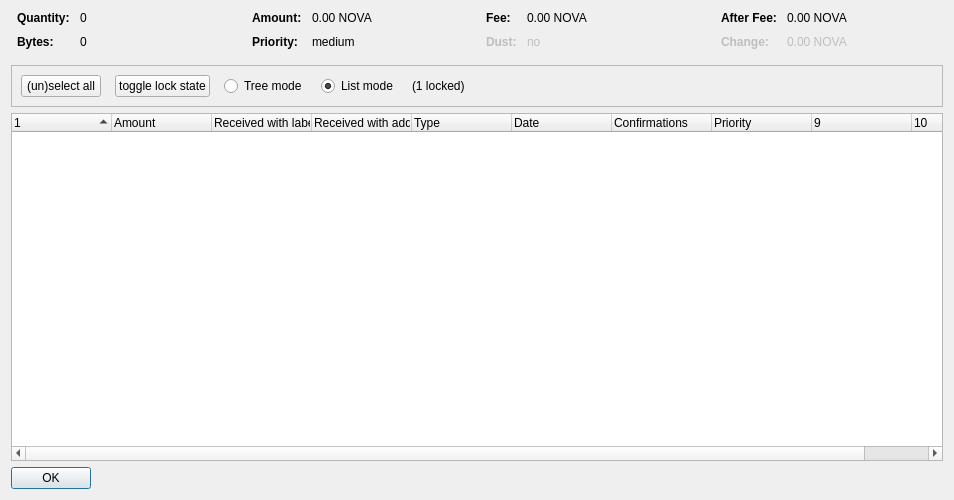
<?xml version="1.0" encoding="UTF-8"?>
<ui version="4.0">
 <class>CoinControlDialog</class>
 <widget class="QDialog" name="CoinControlDialog">
  <property name="geometry">
   <rect>
    <x>0</x>
    <y>0</y>
    <width>954</width>
    <height>500</height>
   </rect>
  </property>
  <property name="windowTitle">
   <string>Coin Selection</string>
  </property>
  <layout class="QVBoxLayout" name="verticalLayout">
   <item>
    <layout class="QHBoxLayout" name="horizontalLayoutTop" stretch="0,0,0,0">
     <property name="topMargin">
      <number>0</number>
     </property>
     <property name="bottomMargin">
      <number>10</number>
     </property>
     <item>
      <layout class="QFormLayout" name="formLayoutCoinControl1">
       <property name="horizontalSpacing">
        <number>10</number>
       </property>
       <property name="verticalSpacing">
        <number>10</number>
       </property>
       <property name="leftMargin">
        <number>6</number>
       </property>
       <property name="rightMargin">
        <number>6</number>
       </property>
       <item row="0" column="0">
        <widget class="QLabel" name="labelCoinControlQuantityText">
         <property name="font">
          <font>
           <weight>75</weight>
           <bold>true</bold>
          </font>
         </property>
         <property name="text">
          <string>Quantity:</string>
         </property>
        </widget>
       </item>
       <item row="0" column="1">
        <widget class="QLabel" name="labelCoinControlQuantity">
         <property name="cursor">
          <cursorShape>IBeamCursor</cursorShape>
         </property>
         <property name="contextMenuPolicy">
          <enum>Qt::ActionsContextMenu</enum>
         </property>
         <property name="text">
          <string notr="true">0</string>
         </property>
         <property name="textInteractionFlags">
          <set>Qt::LinksAccessibleByMouse|Qt::TextSelectableByKeyboard|Qt::TextSelectableByMouse</set>
         </property>
        </widget>
       </item>
       <item row="1" column="0">
        <widget class="QLabel" name="labelCoinControlBytesText">
         <property name="font">
          <font>
           <weight>75</weight>
           <bold>true</bold>
          </font>
         </property>
         <property name="text">
          <string>Bytes:</string>
         </property>
        </widget>
       </item>
       <item row="1" column="1">
        <widget class="QLabel" name="labelCoinControlBytes">
         <property name="cursor">
          <cursorShape>IBeamCursor</cursorShape>
         </property>
         <property name="contextMenuPolicy">
          <enum>Qt::ActionsContextMenu</enum>
         </property>
         <property name="text">
          <string notr="true">0</string>
         </property>
         <property name="textInteractionFlags">
          <set>Qt::LinksAccessibleByMouse|Qt::TextSelectableByKeyboard|Qt::TextSelectableByMouse</set>
         </property>
        </widget>
       </item>
      </layout>
     </item>
     <item>
      <layout class="QFormLayout" name="formLayoutCoinControl2">
       <property name="horizontalSpacing">
        <number>10</number>
       </property>
       <property name="verticalSpacing">
        <number>10</number>
       </property>
       <property name="leftMargin">
        <number>6</number>
       </property>
       <property name="rightMargin">
        <number>6</number>
       </property>
       <item row="0" column="0">
        <widget class="QLabel" name="labelCoinControlAmountText">
         <property name="font">
          <font>
           <weight>75</weight>
           <bold>true</bold>
          </font>
         </property>
         <property name="text">
          <string>Amount:</string>
         </property>
        </widget>
       </item>
       <item row="0" column="1">
        <widget class="QLabel" name="labelCoinControlAmount">
         <property name="cursor">
          <cursorShape>IBeamCursor</cursorShape>
         </property>
         <property name="contextMenuPolicy">
          <enum>Qt::ActionsContextMenu</enum>
         </property>
         <property name="text">
          <string notr="true">0.00 NOVA</string>
         </property>
         <property name="textInteractionFlags">
          <set>Qt::LinksAccessibleByMouse|Qt::TextSelectableByKeyboard|Qt::TextSelectableByMouse</set>
         </property>
        </widget>
       </item>
       <item row="1" column="0">
        <widget class="QLabel" name="labelCoinControlPriorityText">
         <property name="font">
          <font>
           <weight>75</weight>
           <bold>true</bold>
          </font>
         </property>
         <property name="text">
          <string>Priority:</string>
         </property>
        </widget>
       </item>
       <item row="1" column="1">
        <widget class="QLabel" name="labelCoinControlPriority">
         <property name="cursor">
          <cursorShape>IBeamCursor</cursorShape>
         </property>
         <property name="contextMenuPolicy">
          <enum>Qt::ActionsContextMenu</enum>
         </property>
         <property name="text">
          <string>medium</string>
         </property>
         <property name="textInteractionFlags">
          <set>Qt::LinksAccessibleByMouse|Qt::TextSelectableByKeyboard|Qt::TextSelectableByMouse</set>
         </property>
        </widget>
       </item>
      </layout>
     </item>
     <item>
      <layout class="QFormLayout" name="formLayoutCoinControl3">
       <property name="horizontalSpacing">
        <number>10</number>
       </property>
       <property name="verticalSpacing">
        <number>10</number>
       </property>
       <property name="leftMargin">
        <number>6</number>
       </property>
       <property name="rightMargin">
        <number>6</number>
       </property>
       <item row="0" column="0">
        <widget class="QLabel" name="labelCoinControlFeeText">
         <property name="font">
          <font>
           <weight>75</weight>
           <bold>true</bold>
          </font>
         </property>
         <property name="text">
          <string>Fee:</string>
         </property>
        </widget>
       </item>
       <item row="0" column="1">
        <widget class="QLabel" name="labelCoinControlFee">
         <property name="cursor">
          <cursorShape>IBeamCursor</cursorShape>
         </property>
         <property name="contextMenuPolicy">
          <enum>Qt::ActionsContextMenu</enum>
         </property>
         <property name="text">
          <string notr="true">0.00 NOVA</string>
         </property>
         <property name="textInteractionFlags">
          <set>Qt::LinksAccessibleByMouse|Qt::TextSelectableByKeyboard|Qt::TextSelectableByMouse</set>
         </property>
        </widget>
       </item>
       <item row="1" column="0">
        <widget class="QLabel" name="labelCoinControlLowOutputText">
         <property name="enabled">
          <bool>false</bool>
         </property>
         <property name="font">
          <font>
           <weight>75</weight>
           <bold>true</bold>
          </font>
         </property>
         <property name="text">
          <string>Dust:</string>
         </property>
        </widget>
       </item>
       <item row="1" column="1">
        <widget class="QLabel" name="labelCoinControlLowOutput">
         <property name="enabled">
          <bool>false</bool>
         </property>
         <property name="cursor">
          <cursorShape>IBeamCursor</cursorShape>
         </property>
         <property name="contextMenuPolicy">
          <enum>Qt::ActionsContextMenu</enum>
         </property>
         <property name="text">
          <string>no</string>
         </property>
         <property name="textInteractionFlags">
          <set>Qt::LinksAccessibleByMouse|Qt::TextSelectableByKeyboard|Qt::TextSelectableByMouse</set>
         </property>
        </widget>
       </item>
      </layout>
     </item>
     <item>
      <layout class="QFormLayout" name="formLayoutCoinControl4">
       <property name="horizontalSpacing">
        <number>10</number>
       </property>
       <property name="verticalSpacing">
        <number>10</number>
       </property>
       <property name="leftMargin">
        <number>6</number>
       </property>
       <property name="rightMargin">
        <number>6</number>
       </property>
       <item row="0" column="0">
        <widget class="QLabel" name="labelCoinControlAfterFeeText">
         <property name="font">
          <font>
           <weight>75</weight>
           <bold>true</bold>
          </font>
         </property>
         <property name="text">
          <string>After Fee:</string>
         </property>
        </widget>
       </item>
       <item row="0" column="1">
        <widget class="QLabel" name="labelCoinControlAfterFee">
         <property name="cursor">
          <cursorShape>IBeamCursor</cursorShape>
         </property>
         <property name="contextMenuPolicy">
          <enum>Qt::ActionsContextMenu</enum>
         </property>
         <property name="text">
          <string notr="true">0.00 NOVA</string>
         </property>
         <property name="textInteractionFlags">
          <set>Qt::LinksAccessibleByMouse|Qt::TextSelectableByKeyboard|Qt::TextSelectableByMouse</set>
         </property>
        </widget>
       </item>
       <item row="1" column="0">
        <widget class="QLabel" name="labelCoinControlChangeText">
         <property name="enabled">
          <bool>false</bool>
         </property>
         <property name="font">
          <font>
           <weight>75</weight>
           <bold>true</bold>
          </font>
         </property>
         <property name="text">
          <string>Change:</string>
         </property>
        </widget>
       </item>
       <item row="1" column="1">
        <widget class="QLabel" name="labelCoinControlChange">
         <property name="enabled">
          <bool>false</bool>
         </property>
         <property name="cursor">
          <cursorShape>IBeamCursor</cursorShape>
         </property>
         <property name="contextMenuPolicy">
          <enum>Qt::ActionsContextMenu</enum>
         </property>
         <property name="text">
          <string notr="true">0.00 NOVA</string>
         </property>
         <property name="textInteractionFlags">
          <set>Qt::LinksAccessibleByMouse|Qt::TextSelectableByKeyboard|Qt::TextSelectableByMouse</set>
         </property>
        </widget>
       </item>
      </layout>
     </item>
    </layout>
   </item>
   <item>
    <widget class="QFrame" name="frame">
     <property name="minimumSize">
      <size>
       <width>0</width>
       <height>40</height>
      </size>
     </property>
     <property name="frameShape">
      <enum>QFrame::StyledPanel</enum>
     </property>
     <property name="frameShadow">
      <enum>QFrame::Sunken</enum>
     </property>
     <layout class="QHBoxLayout" name="horizontalLayout">
      <item>
       <layout class="QHBoxLayout" name="horizontalLayoutPanel" stretch="0,0,0,0,0,0">
        <property name="spacing">
         <number>14</number>
        </property>
        <item>
         <widget class="QPushButton" name="pushButtonSelectAll">
          <property name="sizePolicy">
           <sizepolicy hsizetype="Maximum" vsizetype="Fixed">
            <horstretch>0</horstretch>
            <verstretch>0</verstretch>
           </sizepolicy>
          </property>
          <property name="text">
           <string>(un)select all</string>
          </property>
          <property name="autoDefault">
           <bool>false</bool>
          </property>
         </widget>
        </item>
        <item>
         <widget class="QPushButton" name="pushButtonToggleLock">
          <property name="sizePolicy">
           <sizepolicy hsizetype="Maximum" vsizetype="Fixed">
            <horstretch>0</horstretch>
            <verstretch>0</verstretch>
           </sizepolicy>
          </property>
          <property name="text">
           <string>toggle lock state</string>
          </property>
          <property name="autoDefault">
           <bool>false</bool>
          </property>
         </widget>
        </item>
        <item>
         <widget class="QRadioButton" name="radioTreeMode">
          <property name="sizePolicy">
           <sizepolicy hsizetype="Maximum" vsizetype="Fixed">
            <horstretch>0</horstretch>
            <verstretch>0</verstretch>
           </sizepolicy>
          </property>
          <property name="text">
           <string>Tree mode</string>
          </property>
         </widget>
        </item>
        <item>
         <widget class="QRadioButton" name="radioListMode">
          <property name="sizePolicy">
           <sizepolicy hsizetype="Maximum" vsizetype="Fixed">
            <horstretch>0</horstretch>
            <verstretch>0</verstretch>
           </sizepolicy>
          </property>
          <property name="text">
           <string>List mode</string>
          </property>
          <property name="checked">
           <bool>true</bool>
          </property>
         </widget>
        </item>
        <item>
         <widget class="QLabel" name="labelLocked">
          <property name="text">
           <string>(1 locked)</string>
          </property>
         </widget>
        </item>
        <item>
         <spacer name="horizontalSpacer">
          <property name="orientation">
           <enum>Qt::Horizontal</enum>
          </property>
          <property name="sizeHint" stdset="0">
           <size>
            <width>40</width>
            <height>20</height>
           </size>
          </property>
         </spacer>
        </item>
       </layout>
      </item>
     </layout>
    </widget>
   </item>
   <item>
    <widget class="CoinControlTreeWidget" name="treeWidget">
     <property name="contextMenuPolicy">
      <enum>Qt::CustomContextMenu</enum>
     </property>
     <property name="sortingEnabled">
      <bool>false</bool>
     </property>
     <property name="columnCount">
      <number>10</number>
     </property>
     <attribute name="headerShowSortIndicator" stdset="0">
      <bool>true</bool>
     </attribute>
     <attribute name="headerStretchLastSection">
      <bool>false</bool>
     </attribute>
     <column>
      <property name="text">
       <string/>
      </property>
     </column>
     <column>
      <property name="text">
       <string>Amount</string>
      </property>
     </column>
     <column>
      <property name="text">
       <string>Received with label</string>
      </property>
     </column>
     <column>
      <property name="text">
       <string>Received with address</string>
      </property>
     </column>
     <column>
      <property name="text">
       <string>Type</string>
      </property>
     </column>
     <column>
      <property name="text">
       <string>Date</string>
      </property>
     </column>
     <column>
      <property name="text">
       <string>Confirmations</string>
      </property>
      <property name="toolTip">
       <string>Confirmed</string>
      </property>
     </column>
     <column>
      <property name="text">
       <string>Priority</string>
      </property>
     </column>
     <column>
      <property name="text">
       <string/>
      </property>
     </column>
     <column>
      <property name="text">
       <string/>
      </property>
     </column>
    </widget>
   </item>
   <item>
    <widget class="QDialogButtonBox" name="buttonBox">
     <property name="sizePolicy">
      <sizepolicy hsizetype="Maximum" vsizetype="Fixed">
       <horstretch>0</horstretch>
       <verstretch>0</verstretch>
      </sizepolicy>
     </property>
     <property name="orientation">
      <enum>Qt::Horizontal</enum>
     </property>
     <property name="standardButtons">
      <set>QDialogButtonBox::Ok</set>
     </property>
    </widget>
   </item>
  </layout>
 </widget>
 <customwidgets>
  <customwidget>
   <class>CoinControlTreeWidget</class>
   <extends>QTreeWidget</extends>
   <header>coincontroltreewidget.h</header>
  </customwidget>
 </customwidgets>
 <resources/>
 <connections/>
</ui>
